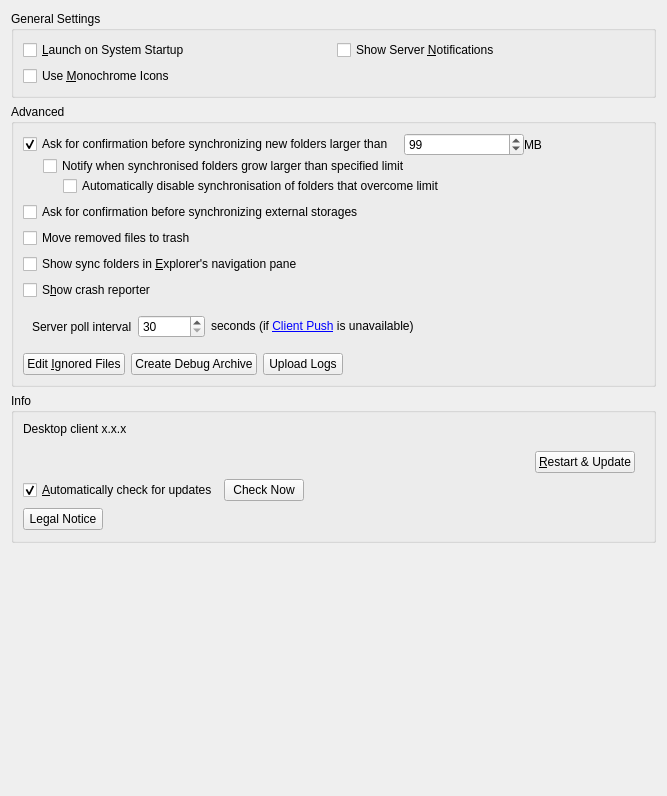
<?xml version="1.0" encoding="UTF-8"?>
<ui version="4.0">
 <class>OCC::GeneralSettings</class>
 <widget class="QWidget" name="OCC::GeneralSettings">
  <property name="geometry">
   <rect>
    <x>0</x>
    <y>0</y>
    <width>667</width>
    <height>796</height>
   </rect>
  </property>
  <property name="windowTitle">
   <string notr="true">Form</string>
  </property>
  <layout class="QGridLayout" name="gridLayout_3">
   <item row="0" column="0">
    <widget class="QGroupBox" name="generalGroupBox">
     <property name="title">
      <string>General Settings</string>
     </property>
     <layout class="QGridLayout" name="gridLayout_2">
      <item row="0" column="0">
       <widget class="QCheckBox" name="autostartCheckBox">
        <property name="text">
         <string>&amp;Launch on System Startup</string>
        </property>
       </widget>
      </item>
      <item row="1" column="0">
       <widget class="QCheckBox" name="monoIconsCheckBox">
        <property name="toolTip">
         <string>For System Tray</string>
        </property>
        <property name="text">
         <string>Use &amp;Monochrome Icons</string>
        </property>
       </widget>
      </item>
      <item row="0" column="1">
       <widget class="QCheckBox" name="serverNotificationsCheckBox">
        <property name="text">
         <string>Show Server &amp;Notifications</string>
        </property>
       </widget>
      </item>
     </layout>
    </widget>
   </item>
   <item row="1" column="0">
    <widget class="QGroupBox" name="groupBox">
     <property name="title">
      <string>Advanced</string>
     </property>
     <layout class="QVBoxLayout" name="verticalLayout">
      <item>
       <layout class="QVBoxLayout" name="verticalLayout_4">
        <property name="spacing">
         <number>0</number>
        </property>
        <item>
         <layout class="QHBoxLayout" name="horizontalLayout_3">
          <item>
           <widget class="QCheckBox" name="newFolderLimitCheckBox">
            <property name="text">
             <string>Ask for confirmation before synchronizing new folders larger than</string>
            </property>
            <property name="checked">
             <bool>true</bool>
            </property>
           </widget>
          </item>
          <item>
           <spacer name="horizontalSpacer">
            <property name="orientation">
             <enum>Qt::Orientation::Horizontal</enum>
            </property>
            <property name="sizeType">
             <enum>QSizePolicy::Policy::Fixed</enum>
            </property>
            <property name="sizeHint" stdset="0">
             <size>
              <width>10</width>
              <height>20</height>
             </size>
            </property>
           </spacer>
          </item>
          <item>
           <widget class="QSpinBox" name="newFolderLimitSpinBox">
            <property name="maximum">
             <number>999999</number>
            </property>
            <property name="value">
             <number>99</number>
            </property>
           </widget>
          </item>
          <item>
           <widget class="QLabel" name="label">
            <property name="text">
             <string extracomment="Trailing part of &quot;Ask confirmation before syncing folder larger than&quot; ">MB</string>
            </property>
           </widget>
          </item>
         </layout>
        </item>
        <item>
         <layout class="QHBoxLayout" name="horizontalLayout_5">
          <item>
           <spacer name="horizontalSpacer_3">
            <property name="orientation">
             <enum>Qt::Orientation::Horizontal</enum>
            </property>
            <property name="sizeType">
             <enum>QSizePolicy::Policy::Fixed</enum>
            </property>
            <property name="sizeHint" stdset="0">
             <size>
              <width>20</width>
              <height>20</height>
             </size>
            </property>
           </spacer>
          </item>
          <item>
           <widget class="QCheckBox" name="existingFolderLimitCheckBox">
            <property name="text">
             <string>Notify when synchronised folders grow larger than specified limit</string>
            </property>
           </widget>
          </item>
         </layout>
        </item>
        <item>
         <layout class="QHBoxLayout" name="horizontalLayout">
          <item>
           <spacer name="horizontalSpacer_5">
            <property name="orientation">
             <enum>Qt::Orientation::Horizontal</enum>
            </property>
            <property name="sizeType">
             <enum>QSizePolicy::Policy::Fixed</enum>
            </property>
            <property name="sizeHint" stdset="0">
             <size>
              <width>40</width>
              <height>20</height>
             </size>
            </property>
           </spacer>
          </item>
          <item>
           <widget class="QCheckBox" name="stopExistingFolderNowBigSyncCheckBox">
            <property name="text">
             <string>Automatically disable synchronisation of folders that overcome limit</string>
            </property>
           </widget>
          </item>
         </layout>
        </item>
       </layout>
      </item>
      <item>
       <layout class="QHBoxLayout" name="horizontalLayout_8">
        <item>
         <widget class="QCheckBox" name="newExternalStorage">
          <property name="text">
           <string>Ask for confirmation before synchronizing external storages</string>
          </property>
         </widget>
        </item>
       </layout>
      </item>
      <item>
       <layout class="QHBoxLayout" name="horizontalLayout_trash">
        <item>
         <widget class="QCheckBox" name="moveFilesToTrashCheckBox">
          <property name="text">
           <string>Move removed files to trash</string>
          </property>
         </widget>
        </item>
       </layout>
      </item>
      <item>
       <layout class="QHBoxLayout" name="horizontalLayout_10">
        <item>
         <widget class="QCheckBox" name="showInExplorerNavigationPaneCheckBox">
          <property name="text">
           <string>Show sync folders in &amp;Explorer's navigation pane</string>
          </property>
         </widget>
        </item>
       </layout>
      </item>
      <item>
       <layout class="QHBoxLayout" name="horizontalLayout_9">
        <item>
         <widget class="QCheckBox" name="crashreporterCheckBox">
          <property name="sizePolicy">
           <sizepolicy hsizetype="MinimumExpanding" vsizetype="Fixed">
            <horstretch>0</horstretch>
            <verstretch>0</verstretch>
           </sizepolicy>
          </property>
          <property name="text">
           <string>S&amp;how crash reporter</string>
          </property>
         </widget>
        </item>
       </layout>
      </item>
      <item>
       <widget class="QWidget" name="horizontalLayoutWidget_remotePollInterval">
        <layout class="QHBoxLayout" name="horizontalLayout_remotePollInterval">
         <item>
          <widget class="QLabel" name="remotePollIntervalLabel">
           <property name="text">
            <string>Server poll interval</string>
           </property>
          </widget>
         </item>
         <item>
          <widget class="QSpinBox" name="remotePollIntervalSpinBox">
           <property name="minimum">
            <number>30</number>
           </property>
           <property name="maximum">
            <number>999999</number>
           </property>
           <property name="singleStep">
            <number>1</number>
           </property>
          </widget>
         </item>
         <item>
          <widget class="QLabel" name="labelInterval">
           <property name="text">
            <string>seconds (if &lt;a href=&quot;https://github.com/nextcloud/notify_push&quot;&gt;Client Push&lt;/a&gt; is unavailable)</string>
           </property>
           <property name="textFormat">
            <enum>Qt::TextFormat::RichText</enum>
           </property>
           <property name="openExternalLinks">
            <bool>true</bool>
           </property>
           <property name="textInteractionFlags">
            <set>Qt::TextInteractionFlag::LinksAccessibleByKeyboard|Qt::TextInteractionFlag::LinksAccessibleByMouse</set>
           </property>
          </widget>
         </item>
         <item>
          <spacer name="horizontalSpacer_remotePollInterval">
           <property name="orientation">
            <enum>Qt::Orientation::Horizontal</enum>
           </property>
           <property name="sizeHint" stdset="0">
            <size>
             <width>40</width>
             <height>20</height>
            </size>
           </property>
          </spacer>
         </item>
        </layout>
       </widget>
      </item>
      <item>
       <layout class="QHBoxLayout" name="horizontalLayout_4">
        <item>
         <widget class="QPushButton" name="ignoredFilesButton">
          <property name="text">
           <string>Edit &amp;Ignored Files</string>
          </property>
         </widget>
        </item>
        <item>
         <widget class="QPushButton" name="debugArchiveButton">
          <property name="text">
           <string>Create Debug Archive</string>
          </property>
         </widget>
        </item>
        <item>
         <widget class="QPushButton" name="uploadLogsButton">
          <property name="text">
           <string>Upload Logs</string>
          </property>
         </widget>
        </item>
        <item>
         <spacer name="horizontalSpacer_4">
          <property name="orientation">
           <enum>Qt::Orientation::Horizontal</enum>
          </property>
          <property name="sizeHint" stdset="0">
           <size>
            <width>555</width>
            <height>20</height>
           </size>
          </property>
         </spacer>
        </item>
       </layout>
      </item>
     </layout>
    </widget>
   </item>
   <item row="2" column="0">
    <widget class="QGroupBox" name="aboutAndUpdatesGroupBox">
     <property name="title">
      <string>Info</string>
     </property>
     <layout class="QVBoxLayout" name="verticalLayout_3">
      <property name="bottomMargin">
       <number>10</number>
      </property>
      <item>
       <widget class="QLabel" name="infoAndUpdatesLabel">
        <property name="sizePolicy">
         <sizepolicy hsizetype="Preferred" vsizetype="Minimum">
          <horstretch>0</horstretch>
          <verstretch>0</verstretch>
         </sizepolicy>
        </property>
        <property name="text">
         <string>Desktop client x.x.x</string>
        </property>
       </widget>
      </item>
      <item>
       <widget class="QFrame" name="updatesContainer">
        <layout class="QVBoxLayout" name="updatesLayout">
         <property name="leftMargin">
          <number>0</number>
         </property>
         <property name="bottomMargin">
          <number>1</number>
         </property>
         <item>
          <layout class="QHBoxLayout" name="updatesLayout_1">
           <item>
            <widget class="QLabel" name="updateStateLabel">
             <property name="text">
              <string/>
             </property>
             <property name="wordWrap">
              <bool>true</bool>
             </property>
             <property name="openExternalLinks">
              <bool>true</bool>
             </property>
            </widget>
           </item>
           <item>
            <widget class="QPushButton" name="restartButton">
             <property name="sizePolicy">
              <sizepolicy hsizetype="Maximum" vsizetype="Fixed">
               <horstretch>0</horstretch>
               <verstretch>0</verstretch>
              </sizepolicy>
             </property>
             <property name="text">
              <string>&amp;Restart &amp;&amp; Update</string>
             </property>
            </widget>
           </item>
          </layout>
         </item>
         <item>
          <layout class="QHBoxLayout" name="updatesLayout_2">
           <item>
            <widget class="QCheckBox" name="autoCheckForUpdatesCheckBox">
             <property name="sizePolicy">
              <sizepolicy hsizetype="Minimum" vsizetype="Fixed">
               <horstretch>0</horstretch>
               <verstretch>0</verstretch>
              </sizepolicy>
             </property>
             <property name="text">
              <string>&amp;Automatically check for updates</string>
             </property>
             <property name="checked">
              <bool>true</bool>
             </property>
            </widget>
           </item>
           <item>
            <widget class="QPushButton" name="updateButton">
             <property name="sizePolicy">
              <sizepolicy hsizetype="Maximum" vsizetype="Fixed">
               <horstretch>0</horstretch>
               <verstretch>0</verstretch>
              </sizepolicy>
             </property>
             <property name="text">
              <string>Check Now</string>
             </property>
            </widget>
           </item>
           <item>
            <spacer name="horizontalSpacer_6">
             <property name="orientation">
              <enum>Qt::Orientation::Horizontal</enum>
             </property>
             <property name="sizeHint" stdset="0">
              <size>
               <width>40</width>
               <height>20</height>
              </size>
             </property>
            </spacer>
           </item>
          </layout>
         </item>
        </layout>
       </widget>
      </item>
      <item>
       <layout class="QHBoxLayout" name="infoContainer">
        <item>
         <widget class="QPushButton" name="legalNoticeButton">
          <property name="text">
           <string>Legal Notice</string>
          </property>
         </widget>
        </item>
        <item>
         <spacer name="horizontalSpacer_2">
          <property name="orientation">
           <enum>Qt::Orientation::Horizontal</enum>
          </property>
          <property name="sizeHint" stdset="0">
           <size>
            <width>40</width>
            <height>20</height>
           </size>
          </property>
         </spacer>
        </item>
       </layout>
      </item>
     </layout>
    </widget>
   </item>
   <item row="4" column="0">
    <spacer name="verticalSpacer">
     <property name="orientation">
      <enum>Qt::Orientation::Vertical</enum>
     </property>
     <property name="sizeHint" stdset="0">
      <size>
       <width>20</width>
       <height>0</height>
      </size>
     </property>
    </spacer>
   </item>
  </layout>
 </widget>
 <tabstops>
  <tabstop>autostartCheckBox</tabstop>
  <tabstop>serverNotificationsCheckBox</tabstop>
  <tabstop>ignoredFilesButton</tabstop>
  <tabstop>newFolderLimitCheckBox</tabstop>
  <tabstop>newFolderLimitSpinBox</tabstop>
  <tabstop>crashreporterCheckBox</tabstop>
  <tabstop>restartButton</tabstop>
 </tabstops>
 <resources/>
 <connections>
  <connection>
   <sender>newFolderLimitCheckBox</sender>
   <signal>toggled(bool)</signal>
   <receiver>newFolderLimitSpinBox</receiver>
   <slot>setEnabled(bool)</slot>
   <hints>
    <hint type="sourcelabel">
     <x>247</x>
     <y>188</y>
    </hint>
    <hint type="destinationlabel">
     <x>497</x>
     <y>190</y>
    </hint>
   </hints>
  </connection>
 </connections>
</ui>
